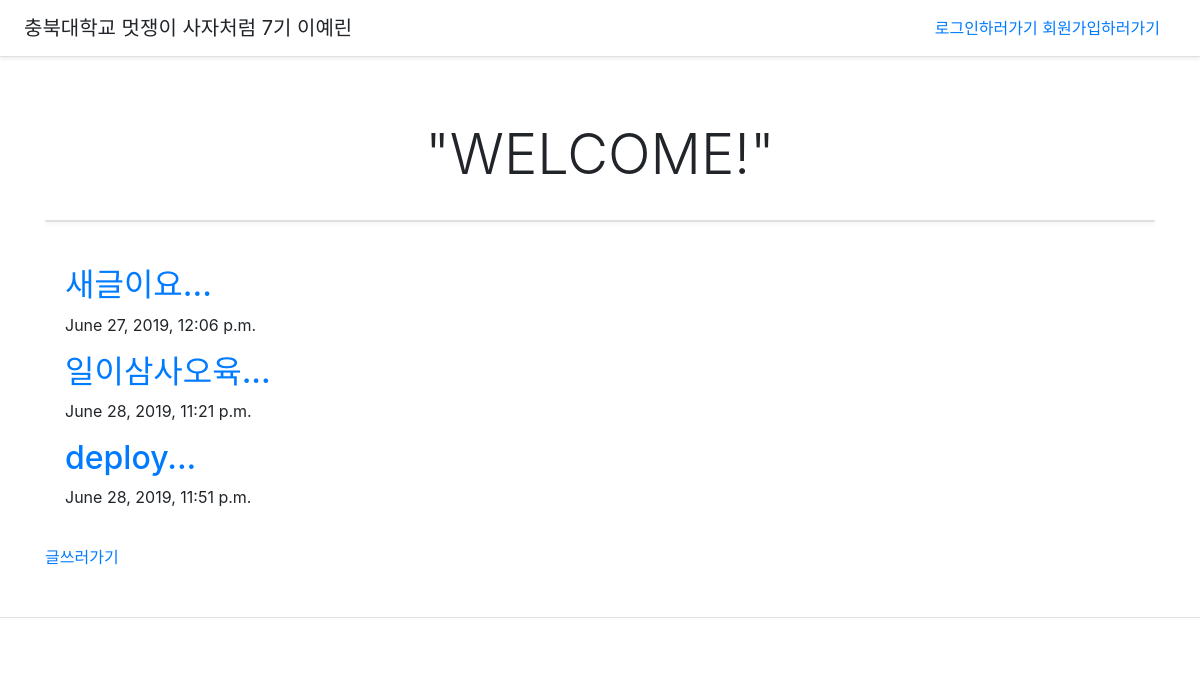
Page /blog/home/ on the committed database.
### blog/models.py (models this page shows, shortened)
class Post(models.Model):
    author = models.ForeignKey('auth.User', on_delete=models.CASCADE)
    title = models.CharField(max_length = 200)
    text = models.TextField()
    created_date = models.DateTimeField(default = timezone.now)
    published_date = models.DateTimeField(blank = True, null = True)
    def summary(self):
        return self.title[ :6]

### blog/views.py (the view)
# urls.py: path('home/', views.home, name = 'home'),
def home(request):
    posts = Post.objects
    return render(request, 'blog/home.html', {'posts':posts})

### blog/templates/blog/home.html (shortened to what this page needs)
<!doctype html>
<html lang="en">
  <head>
    <link rel="stylesheet" href="https://stackpath.bootstrapcdn.com/bootstrap/4.3.1/css/bootstrap.min.css">
<link href="/docs/4.3/dist/css/bootstrap.min.css" rel="stylesheet">
    <link href="" rel="stylesheet">
  </head>
  <body>
    <div class="d-flex flex-column flex-md-row align-items-center p-3 px-md-4 mb-3 bg-white border-bottom shadow-sm">
  <h5 class="my-0 mr-md-auto font-weight-normal">충북대학교 멋쟁이 사자처럼 7기 이예린</h5>
  <nav class="my-2 my-md-0 mr-md-3">
    <a class="p-2 text-dark">
        {% if user.is_active %}
        <p><a href="{% url 'logout' %}">로그아웃하러가기</a></p>
        {% else %}
        <a href="{% url 'login' %}">로그인하러가기</a>
        <a href="{% url 'signup' %}">  회원가입하러가기</a>
        {% endif %}
    </a>
  </nav>
</div>
<div class="pricing-header px-3 py-3 pt-md-5 pb-md-4 mx-auto text-center">
        <h3 class="display-4">"WELCOME!"</h3>
</div>
<div class="container">
    <div class="card mb-4 shadow-sm">
      </div>
      <div class="card-body">
            {% for post in posts.all %}
                <div>
                    <h2><a href = "{% url 'detail' post.id %}">{{post.summary}}...</a></h2>
                    <p>{{post.created_date}}</p>
                </div>
            {% endfor %}
      </div>
      <a href="{% url 'new' %}">  글쓰러가기</a>
    </div>
  <footer class="pt-4 my-md-5 pt-md-5 border-top">
  </footer>
</body>
</html>

### rows in the picture
Post: summary "새글이요", created_date "June 27, 2019, 12:06 p.m."
Post: summary "일이삼사오육", created_date "June 28, 2019, 11:21 p.m."
Post: summary "deploy", created_date "June 28, 2019, 11:51 p.m."
